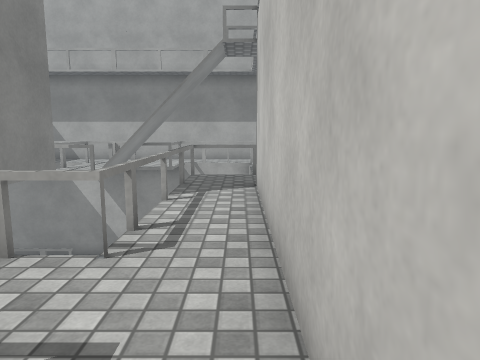
view 1 (above)

19 first-person views from a walk through a scene from a Unity 3-D project. The camera is 1.3 m above the floor, tilts 8° down and sees 70° across. The floor is counted in squares, 1 m on a side. Each view is taken from the middle of a square. On the plan, view 1 faces up. The plan holds only what a view shows up to about 15 squares ahead; the rest is blank. The place goes on beyond the plan. Surface patterns are stand-ins for the level's own textures.

view 2
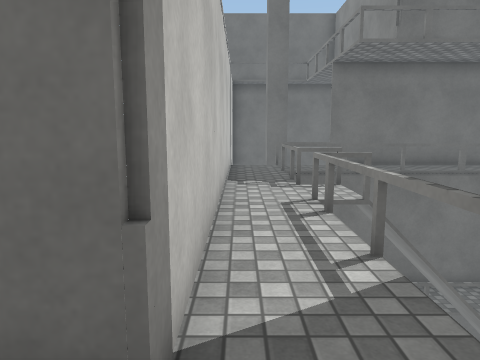

view 3
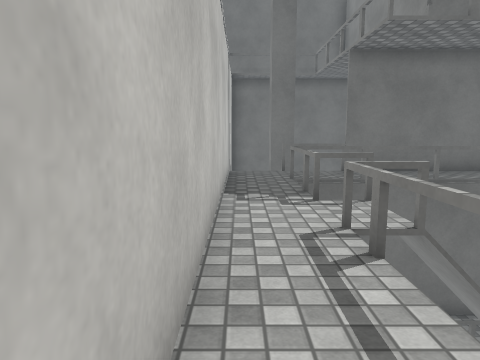

view 4
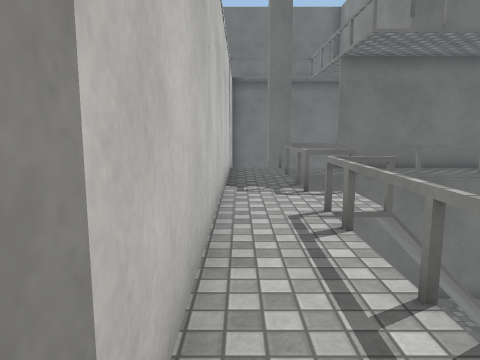

view 5
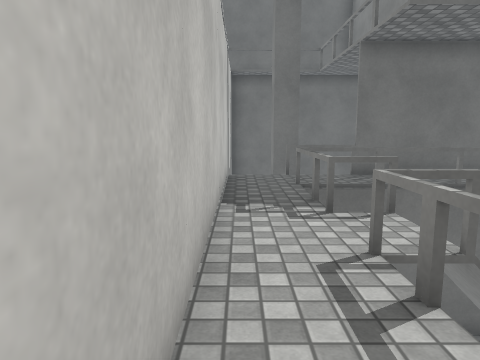

view 6
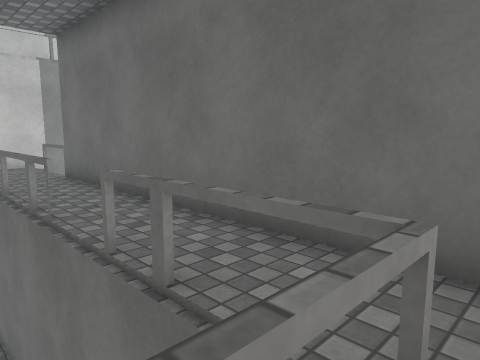

view 7
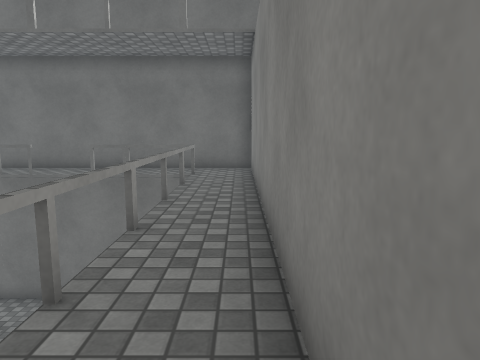

view 8
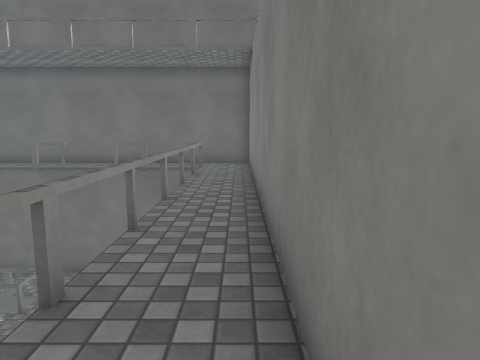

view 9
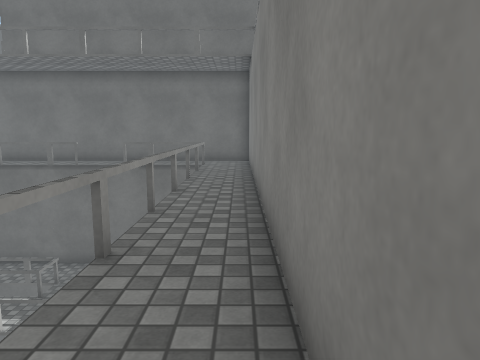

view 10
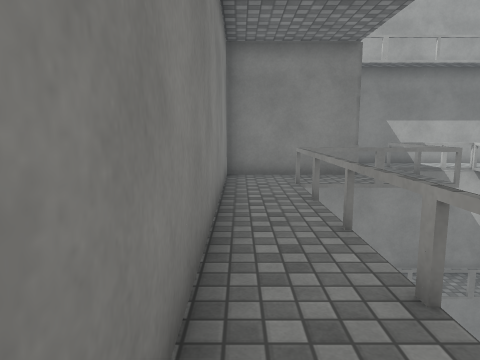

view 11
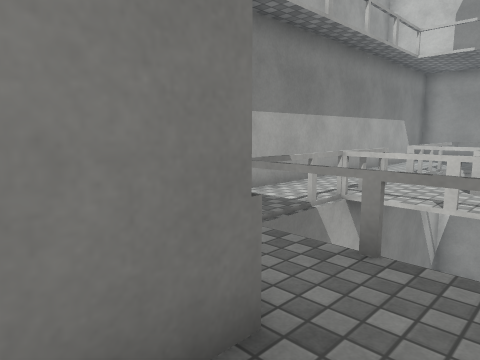

view 12
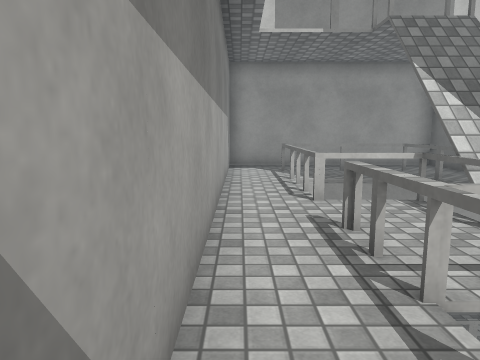

view 13
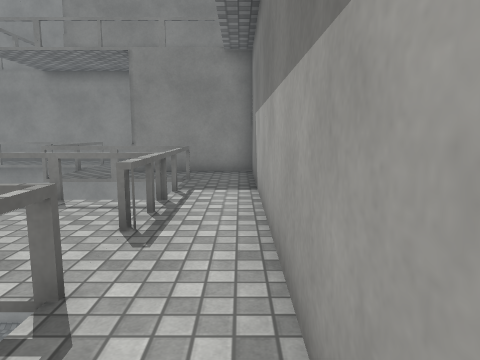

view 14
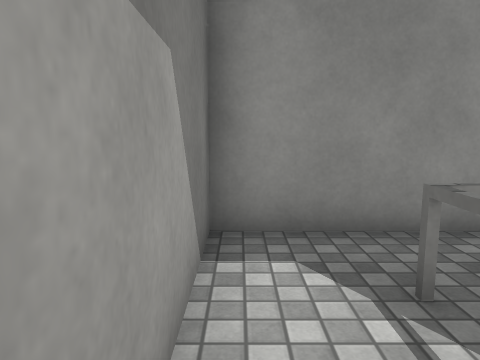

view 15
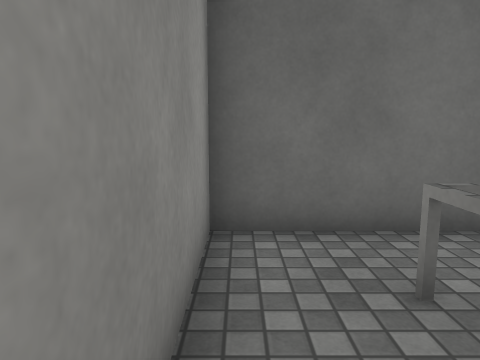

view 16
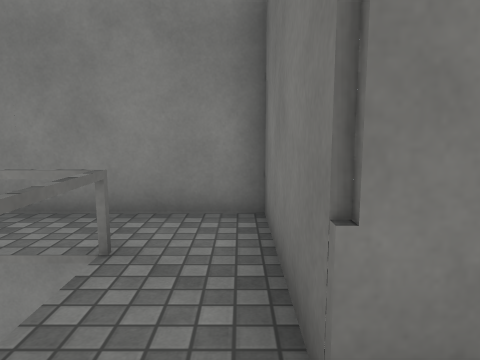

view 17
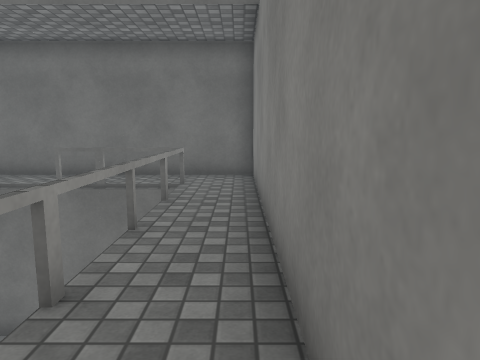

view 18
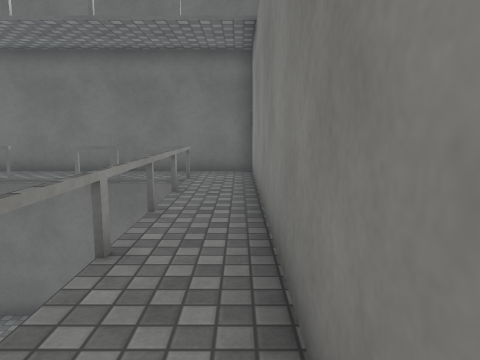

view 19
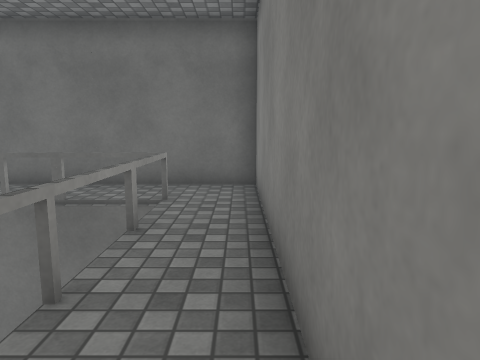

### Floor plan
Key: @ floor where view 1 was taken; # wall or solid block; . main floor; - floor 4 m lower than the main floor; / step, stairs or slope; = window, fence, low wall or low ledge; v drop or lower ground; O other object.
Columns run from 16 left of view 1 to 5 right of it. Each row starts with its distance up from view 1.
 17     ##################
 16     #................#
 15     #.....==.........#
 14     #..vvv=...vvv #..#
 13 #####.. vv....  v #..#
 12 #......   ..////  #..#
 11 #......       //  #..#
 10 #..            ......#
  9 #..            ......#
  8 #..            ..#####
  7 #..            ..#
  6 #..            ..#
  5 #..            ..#
  4 #..   OOO      ..#
  3 #..           ...#
  2 #..           ...#
  1 #..            ..#
  0 #..    -----   .@#
 -1 #..------------..#
 -2 #................#
 -3 #................#
 -4 #############   v#
 -5               vvv#
 -6                v #

Where each view was taken, in squares from view 1:
view 1: 0 up, 0 right, facing up
view 2: 10 up, 0 right, facing down
view 3: 8 up, 0 right, facing down
view 4: 9 up, 0 right, facing down
view 5: 7 up, 0 right, facing down
view 6: 0 up, 14 left, facing down-right
view 7: 9 up, 15 left, facing down
view 8: 11 up, 15 left, facing down
view 9: 12 up, 15 left, facing down
view 10: 2 up, 15 left, facing up
view 11: 11 up, 13 left, facing up-right
view 12: 16 up, 9 left, facing right
view 13: 16 up, 0 right, facing left
view 14: 16 up, 0 right, facing right
view 15: 13 up, 4 right, facing down
view 16: 12 up, 10 left, facing left
view 17: 7 up, 15 left, facing down
view 18: 8 up, 15 left, facing down
view 19: 5 up, 15 left, facing down
